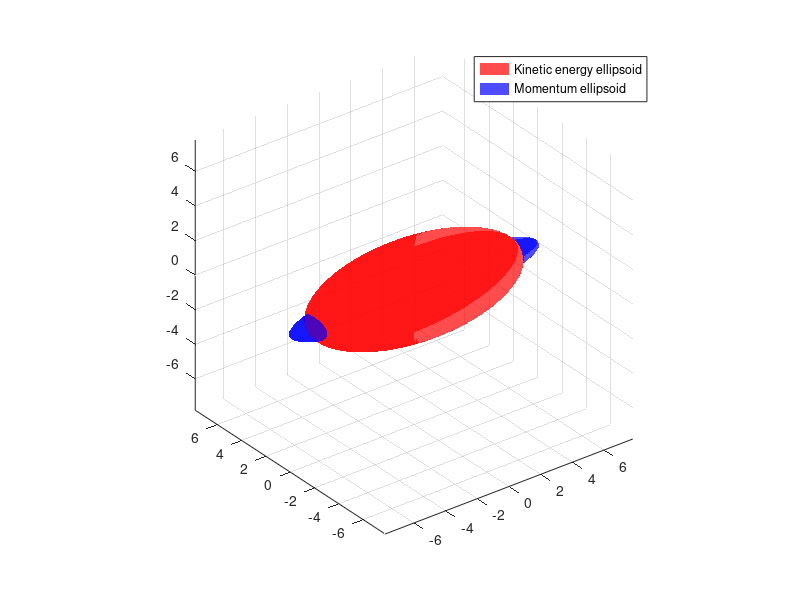
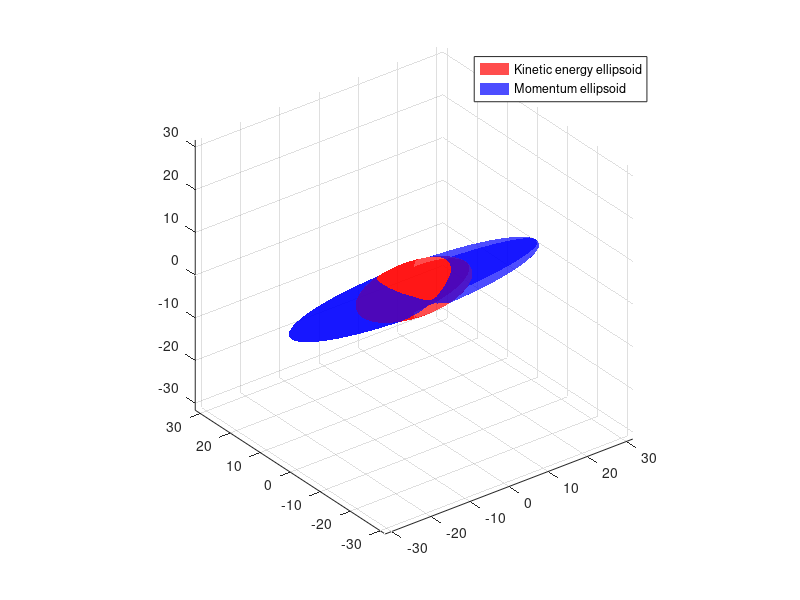
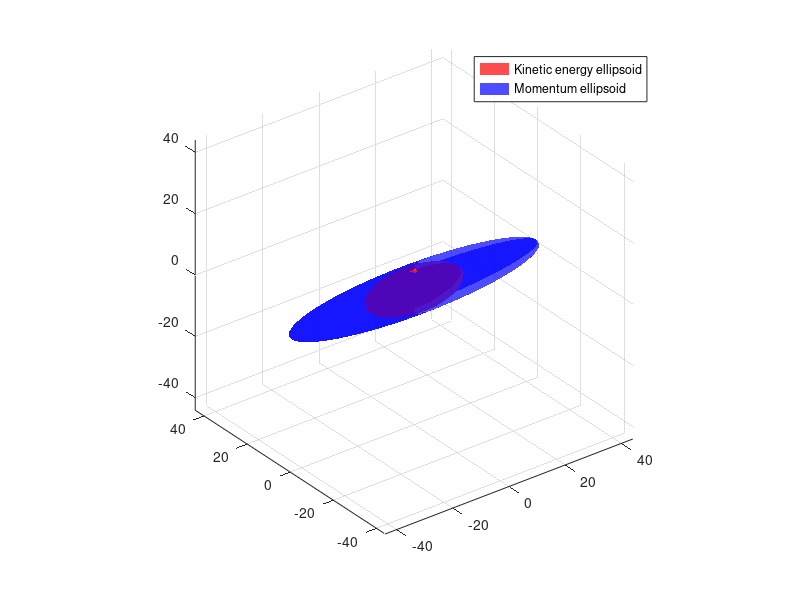

The MATLAB script that drew these images, in order:
%% clear
clear;
clc;
close all;
mode = 'wheel';
%% data
Ix = 0.07;
Iy = 0.0109;
Iz = 0.0504;
Mx = 0;
My = 0;
Mz = 0;
J = [Ix 0 0; 0 Iy 0; 0 0 Iz];
invJ = inv(J);
Ir = 0.005;
omegar = 0;
%% general motion
omegax0 = 0.45;
omegay0 = 0.52;
omegaz0 = 0.55;
omega0 = [omegax0, omegay0, omegaz0]';
%verified
%% spin stability 1
Ix = 0.01;
Iy = 0.05;
Iz = 0.07;
J = [Ix 0 0; 0 Iy 0; 0 0 Iz];
invJ = inv(J);
omegax0 = 2*pi;
omegay0 = 0.52;
omegaz0 = 0.55;
omega0 = [omegax0, omegay0, omegaz0]';
%verified + ellipsoid
figure;
T0 = 0.5 * omega0' * J * omega0;
aT = sqrt(2*T0/Ix);
bT = sqrt(2*T0/Iy);
cT = sqrt(2*T0/Iz);
[XT,YT,ZT]=ellipsoid(0,0,0,aT,bT,cT,80);
surf(XT,YT,ZT,'FaceAlpha',0.7,'FaceColor','red','EdgeColor','none');
hold on;
hn = norm(J * omega0);
aH = hn/Ix;
bH = hn/Iy;
cH = hn/Iz;
[XH,YH,ZH]=ellipsoid(0,0,0,aH,bH,cH,80);
surf(XH,YH,ZH,'FaceAlpha',0.7,'FaceColor','blue','EdgeColor','none');
legend({'Kinetic energy ellipsoid','Momentum ellipsoid'});
axis equal;
%% spin stability 2
Ix = 0.01;
Iy = 0.05;
Iz = 0.07;
J = [Ix 0 0; 0 Iy 0; 0 0 Iz];
invJ = inv(J);
omegax0 = 0.45;
omegay0 = 2*pi;
omegaz0 = 0.55;
omega0 = [omegax0, omegay0, omegaz0]';
%verified
figure;
T0 = 0.5 * omega0' * J * omega0;
aT = sqrt(2*T0/Ix);
bT = sqrt(2*T0/Iy);
cT = sqrt(2*T0/Iz);
[XT,YT,ZT]=ellipsoid(0,0,0,aT,bT,cT,80);
surf(XT,YT,ZT,'FaceAlpha',0.7,'FaceColor','red','EdgeColor','none');
hold on;
hn = norm(J * omega0);
aH = hn/Ix;
bH = hn/Iy;
cH = hn/Iz;
[XH,YH,ZH]=ellipsoid(0,0,0,aH,bH,cH,80);
surf(XH,YH,ZH,'FaceAlpha',0.7,'FaceColor','blue','EdgeColor','none');
legend({'Kinetic energy ellipsoid','Momentum ellipsoid'});
axis equal;
%% spin stability 3
Ix = 0.01;
Iy = 0.05;
Iz = 0.07;
J = [Ix 0 0; 0 Iy 0; 0 0 Iz];
invJ = inv(J);
omegax0 = 0.45;
omegay0 = 0.52;
omegaz0 = 2*pi;
omega0 = [omegax0; omegay0; omegaz0];
%verified
figure;
T0 = 0.5 * omega0' * J * omega0;
aT = sqrt(2*T0/Ix);
bT = sqrt(2*T0/Iy);
cT = sqrt(2*T0/Iz);
[XT,YT,ZT]=ellipsoid(0,0,0,aT,bT,cT,80);
surf(XT,YT,ZT,'FaceAlpha',0.7,'FaceColor','red','EdgeColor','none');
hold on;
hn = norm(J * omega0);
aH = hn/Ix;
bH = hn/Iy;
cH = hn/Iz;
[XH,YH,ZH]=ellipsoid(0,0,0,aH,bH,cH,80);
surf(XH,YH,ZH,'FaceAlpha',0.7,'FaceColor','blue','EdgeColor','none');
legend({'Kinetic energy ellipsoid','Momentum ellipsoid'});
axis equal;
%% dual spin
omegax0 = 1e-6;
omegay0 = 1e-6;
omegaz0 = 0.02;
omega0 = [omegax0, omegay0, omegaz0]';
if strcmp(mode,'wheel')
    omegar = 2*pi;
end
T_w = [0 0 0.0004]';